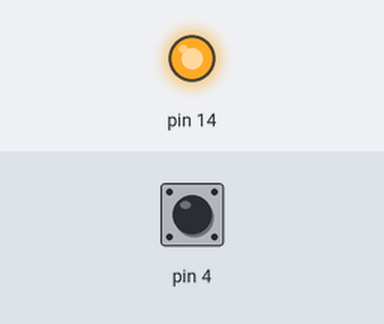
Bench run of a sketch on a simulated Arduino Uno, built with avr-gcc and run on an emulated ATmega328P. Shown: output pins drawn as LEDs (lit = HIGH). Inputs (shaded band) come from the test bench; at power-on: pin 4 HIGH.

Above: at 1.2 s.
1.3 s: pin 4 pulled LOW for 0.15 s
At 1.37 s:
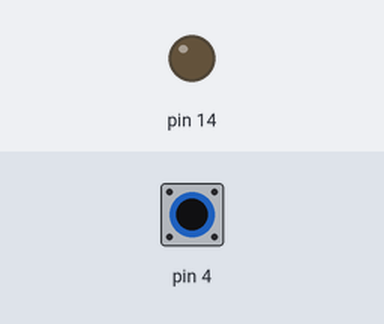
2.9 s: pin 4 pulled LOW for 3.2 s
At 6.8 s:
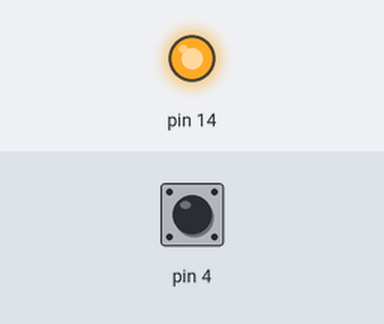
Timing chart, 0 to 8.3 s (numbered marks = the images above; inputs shaded):
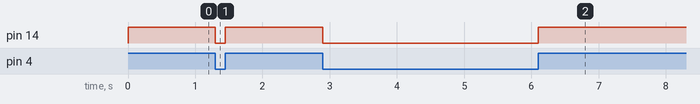

Measured:
- after the input at 1.3 s, pin 14: HIGH → LOW at once, → HIGH 0.15 s later
- after the input at 2.9 s, pin 14: HIGH → LOW at once, → HIGH 3.2 s later

The sketch:

TV_Remote_02.ino
```cpp
// v01 - Blink using direct port manipulation
// v01 - read button using direct port manipulation

#ifndef cbi
#define cbi(sfr, bit) (_SFR_BYTE(sfr) &= ~_BV(bit))
#endif
#ifndef sbi
#define sbi(sfr, bit) (_SFR_BYTE(sfr) |= _BV(bit))
#endif

void setup() {
  sbi(DDRC, PC0); // Pin D13 (PB5) as output
  cbi(DDRD, PD4); // D2 (PD2) as input
  PORTD |= B00010000;
}

// the loop function runs over and over again forever
void loop() {
  if (bitRead(PIND, PD4))
    sbi(PORTC,PC0);   // turn the LED on (HIGH is the voltage level)
  else
    cbi(PORTC,PC0);   // turn the LED off by making the voltage LOW
}
```
